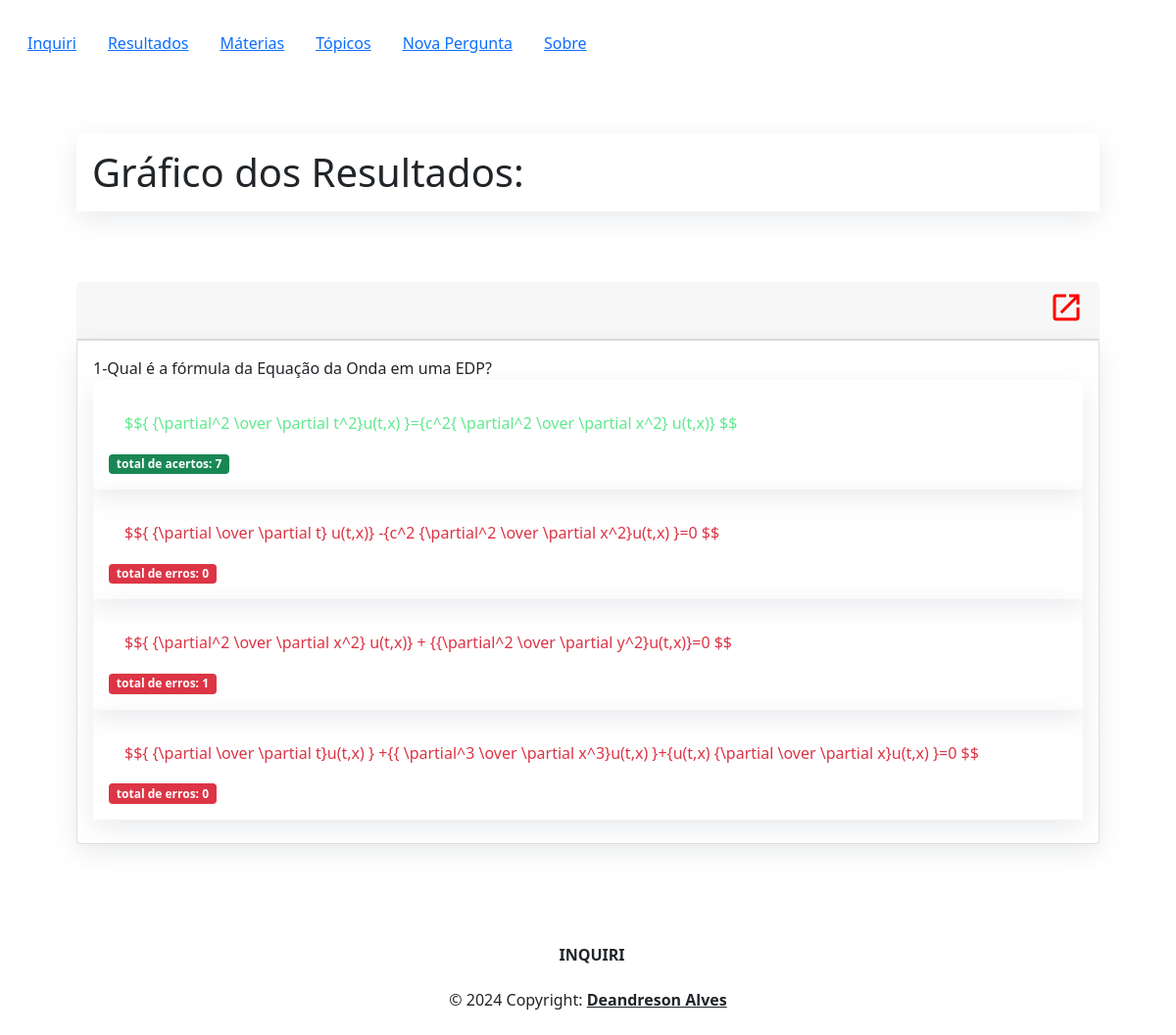
/grafico/1, run on the app's committed database.
### model/Classe.py (models this page shows)
class Alternativa(Base):
    __tablename__ = 'Alternativa'
    id_alternativa = Column(Integer, primary_key=True)
    dt_criacao_alt = Column(DateTime(timezone=True), default=func.now())
    alternativa = Column(String(255), nullable=False)
    id_usuario = Column(Integer)
    id_pergunta = Column(Integer, ForeignKey('Pergunta.id_pergunta'), nullable=False)
    correta = Column(Boolean, default=False)

class Pergunta(Base):
    __tablename__ = 'Pergunta'
    id_topico = Column(Integer, ForeignKey('Topico.id_topico'), nullable=False)
    id_pergunta = Column(Integer, primary_key=True)
    dt_criacao_per = Column(DateTime(timezone=True), default=func.now())
    pergunta = Column(String(255), nullable=False)
    id_usuario = Column(Integer)

### Inquiri.py (the view)
@app.route('/grafico/<int:id_pergunta>')
def grafico(id_pergunta):
    consulta=consultaPerguntasComTotal_alt(id_pergunta)
    grafico=consultarGrafico(consulta)
    return render_template('grafico.html',viz=grafico,consulta=consulta)

### Inquiri.py (called while the page is built)
def consultarGrafico(pergunta):
    x=[pos for pos in range(1,5)]
    y=[]
    for pos in pergunta[0]['alternativas']:
        y.append(pos['total_resposta_alternativa'])
    df = pd.DataFrame({'x': x, 'y': y}) # creating a sample dataframe
    viz = [
        go.Bar(
            x=df['x'], # assign x as the dataframe column 'x'
            y=df['y']
        )
    ]
    graphJSON = json.dumps(viz, cls=plotly.utils.PlotlyJSONEncoder)
    print(graphJSON)
    return graphJSON

### templates/grafico.html (shortened to what this page needs)
{% extends 'base.html' %} {% block content %}
    <div class="card-body  ">
        <div class="card-body">
            <h1 class="card-body hover-div">Gráfico dos Resultados: </h5>
        </div>
    </div>
    <div class="card-body  ">
        {% for pergunta in consulta %}
            <div class="card-body" id="pergunta_{{pergunta.id_pergunta}}">
                <div class="card-header text-end">
                    <a title="Editar pergunta" href="{{url_for('editarpergunta',id_pergunta=pergunta.id_pergunta)}}">
                        <i class="material-icons" style="font-size:36px;color:red">launch</i>
                    </a>
                </div>
                <div class="card hover-div">
                    <div class="card-body">
                        <div class="card-title ">{{pergunta.id_pergunta}}-{{ pergunta.pergunta }}
                            {% set contador = 0 %}
                            {% for alternativa in pergunta.alternativas %}
                            <div class="card-body  hover-div">
                                <div class=" card-body ">
                                    {% if alternativa.correta %}
                                        <a style="color:#61e98f">{{ alternativa.alternativa }}</a>
                                    {%else%}
                                        <a style="color:#dc3545">{{ alternativa.alternativa }}</a>
                                    {%endif%}
                                </div>
                                {% if alternativa.correta %}
                                <span class="badge badge-primary bg-success"> total de acertos:
                                    {{alternativa.total_resposta_alternativa}}</span>
                                {%else%}
                                <span class="badge badge-primary bg-danger"> total de erros:
                                    {{alternativa.total_resposta_alternativa}}</span>
                                {%endif%}
                            </div>
                            {% endfor %}
                        </div>
                    </div>
                </div>
            </div>
            <div class="card-body  ">
            </div>
            {% endfor %}
    </div>
{% endblock %}

### templates/base.html (shortened to what this page needs)
<!DOCTYPE html>
<html lang="en">
<head>
    <link rel="stylesheet" type="text/css" href="{{ url_for('static', filename='styles.css')}}">
    <link href="https://cdn.jsdelivr.net/npm/bootstrap@5.0.2/dist/css/bootstrap.min.css" rel="stylesheet">
    <link rel="stylesheet" href="https://cdnjs.cloudflare.com/ajax/libs/KaTeX/0.12.0/katex.min.css">
</head>
<body>
    <header>
    <nav class="navbar navbar-expand-lg navbar-light bg-ligth" >
        <div class="container-fluid">
          <div class="collapse navbar-collapse" id="navbarSupportedContent">
            <ul class="navbar-nav me-auto mb-2 mb-lg-0">
                <div class="card-body mouse-hover">
                    <li class="nav-item " active>
                        <a class="navbar"  href="{{ url_for('index')}}"> Inquiri
                        </a>
                    </li>
                </div>
                <div class="card-body mouse-hover">
                  <li class="nav-item">
                      <a class="navbar" id="pag-resultados" href="{{ url_for('resultados')}}"> Resultados
                      </a>
                  </li>
              </div>
                <div class="card-body mouse-hover">
                    <li class="nav-item">
                        <a class="navbar" href="{{ url_for('materia')}}"> Máterias
                        </a>
                    </li>
                </div>
                <div class="card-body mouse-hover">
                    <li class="nav-item">
                        <a class="navbar" href="{{url_for('topicos')}}"> Tópicos </a>
                    </li>
                </div>
                <div class="card-body mouse-hover">
                    <li class="nav-item">
                        <a class="navbar" href="{{url_for('perguntas')}}"> Nova Pergunta </a>
                    </li>
                </div>
                <div class="card-body mouse-hover">
                    <li class="nav-item">
                        <a class="navbar" href="{{url_for('sobre')}}"> Sobre </a>
                    </li>
                </div>
            </ul>
          </div>
        </div>
      </nav>
    </header>
    <div class="container card-body">
        {% block content %}
        {% endblock %}
    </div>
    <footer id="id_footer">
        <div class="text-center p-4">
            <h6 class="text-uppercase fw-bold mb-4">
                Inquiri
              </h6>
          © 2024 Copyright:
          <a class="text-reset fw-bold" >Deandreson Alves</a>
        </div>
      </footer>
</body>
</html>

### static/styles.css (style rules this page uses)
.hover-div { box-shadow: rgba(149, 157, 165, 0.2) 0px 8px 24px; }
#id_footer { flex-shrink: 0; height: 60px; }

### data on the page
Alternativa: id_pergunta "1", pergunta "Qual é a fórmula da Equação da Onda em uma EDP?", alternativa "$${ {\\partial^2 \\over \\partial t^2}u(t,x) }={c^2{ \\partial^2 \\over \\partial x^2} u(t,x)} $$", total_resposta_alternativa "7"
Alternativa: alternativa "$${ {\\partial \\over \\partial t} u(t,x)} -{c^2 {\\partial^2 \\over \\partial x^2}u(t,x) }=0 $$", total_resposta_alternativa "0"
Alternativa: alternativa "$${ {\\partial^2 \\over \\partial x^2} u(t,x)} + {{\\partial^2 \\over \\partial y^2}u(t,x)}=0 $$", total_resposta_alternativa "1"
Alternativa: alternativa "$${ {\\partial \\over \\partial t}u(t,x) } +{{ \\partial^3 \\over \\partial x^3}u(t,x) }+{u(t,x) {\\partial \\over \\partial x}u(t,x) }=0 $$", total_resposta_alternativa "0"
